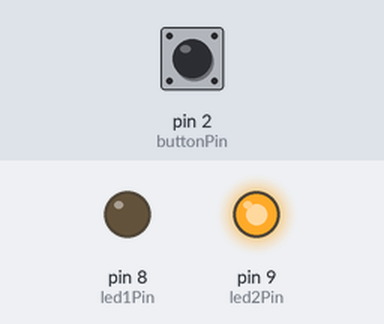
Bench run of a sketch on a simulated Arduino Uno, built with avr-gcc and run on an emulated ATmega328P. Shown: output pins drawn as LEDs (lit = HIGH). The test bench sets the inputs (shaded band); at power-on: pin 2 (buttonPin) HIGH.

Above: at 1.2 s.
1.3 s: pin 2 (buttonPin) pulled LOW for 0.15 s
At 1.37 s:
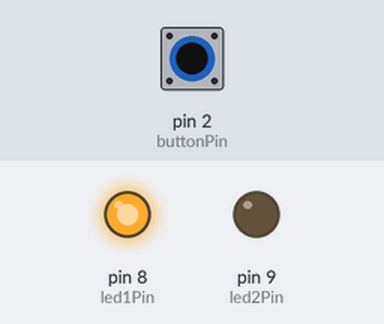
2.9 s: pin 2 (buttonPin) pulled LOW for 3.2 s
At 6.6 s:
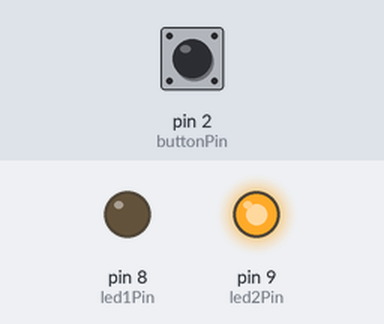
Timing chart, 0 to 8.1 s (numbered marks = the images above; inputs shaded):
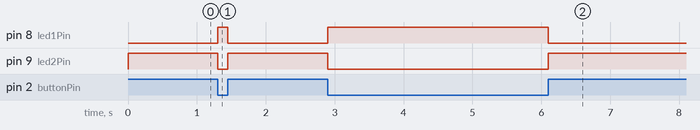

Measured:
- after the input at 1.3 s, pin 8 (led1Pin): LOW → HIGH at once, → LOW 0.15 s later; pin 9 (led2Pin): HIGH → LOW at once, → HIGH 0.15 s later
- after the input at 2.9 s, pin 8 (led1Pin): LOW → HIGH at once, → LOW 3.2 s later; pin 9 (led2Pin): HIGH → LOW at once, → HIGH 3.2 s later

The sketch:

lab3.ino
```cpp
const int buttonPin = 2;    // Pin for the button
const int led1Pin = 8;
const int led2Pin = 9;
int buttonState = 0;

void setup() {
  pinMode(buttonPin, INPUT_PULLUP); // Use internal pull-up resistor for the button
  pinMode(led1Pin, OUTPUT);         // Set pin for LED1 as output
  pinMode(led2Pin, OUTPUT);         // Set pin for LED2 as output
}

void loop() {
  buttonState = digitalRead(buttonPin); // Read the state of the button

  if (buttonState == LOW) { // Button pressed (LOW because of the pull-up)
    digitalWrite(led1Pin, HIGH);  // Turn on LED1
    digitalWrite(led2Pin, LOW);   // Turn off LED2
  } else {
    digitalWrite(led1Pin, LOW);   // Turn off LED1
    digitalWrite(led2Pin, HIGH);  // Turn on LED2
  }
}
```
